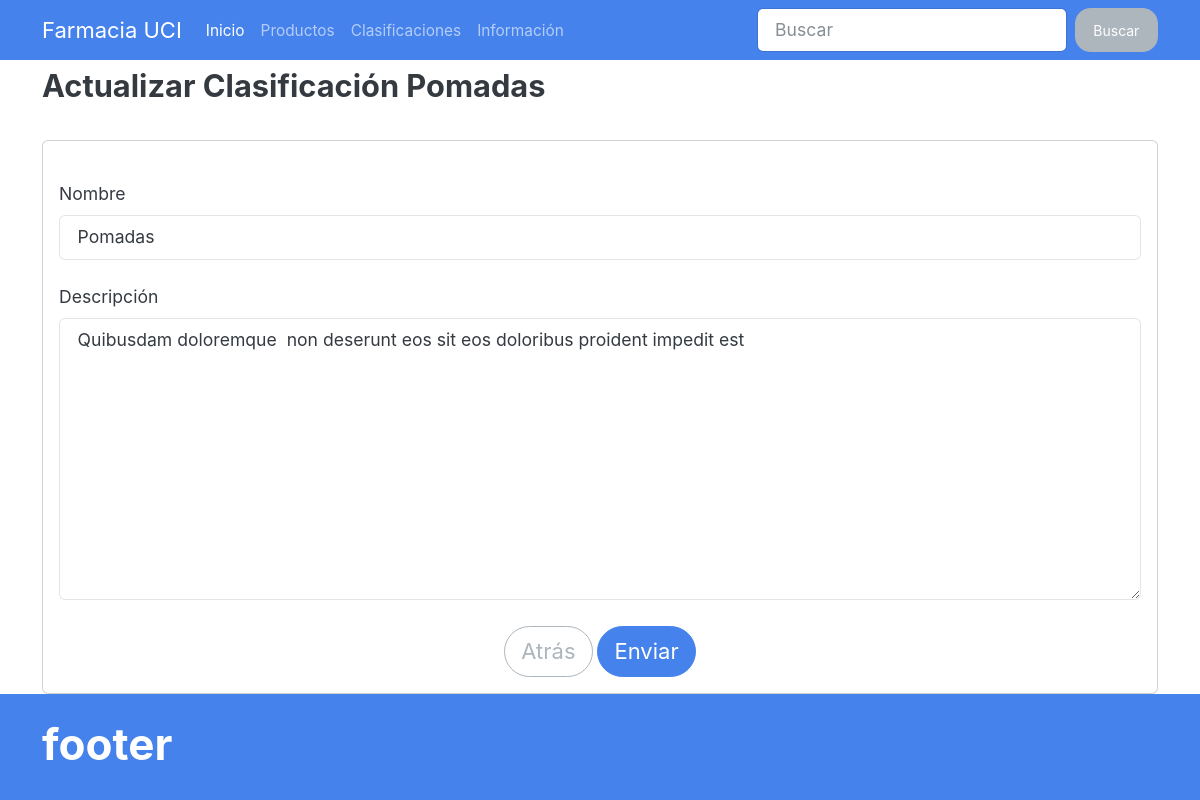
The app's page /editar-clasificacion/2/ with its own data.
### app_core/models.py (models this page shows)
class Categoria(models.Model):
    nombre = models.CharField("Nombre", max_length=120)
    descripcion = models.TextField('Descripción', null=True, blank=True)
    def __str__(self): return self.nombre
    class Meta:
        verbose_name = 'Clasificación'
        verbose_name_plural = 'Clasificaciones'

### app_core/views/categoria.py (the view)
# urls.py: path('editar-clasificacion/<int:pk>/', ActualizarCategoria.as_view(), name='categoria-editar'),
class ActualizarCategoria(generic.UpdateView):
    model = Categoria
    template_name = 'pages/create-update.html'
    success_url = reverse_lazy('categoria-list')
    fields = '__all__'
    def get_context_data(self, **kwargs):
        context = super().get_context_data()
        context['text'] = f'Actualizar Clasificación {self.get_object()}'
        context['back_url'] = self.success_url
        return context

### templates/pages/create-update.html (shortened to what this page needs)
{% extends 'main.html' %}
{% block main %}
    {% include 'components/create-update.html' %}
{% endblock %}

### templates/components/create-update.html (shortened to what this page needs)
{% load widget_tweaks %}
<section class="section-create-update">
    <div class="container">
        <div>
            <h3>{{ text }}</h3>
        </div>
        <br>
        <div class="card">
            <div class="card-body">
                <form action="" method="post" enctype="multipart/form-data">
                    {% for field in form.visible_fields %}
                        <div class="form-group">
                            <label for="{{ field.id }}" class="form-label mt-4">{{ field.label }}</label>
                            {{ field|add_class:'form-control' }}
                        </div>
                    {% endfor %}
                    <br>
                    <div class="text-center">
                        <a href="{{ back_url }}" class="btn btn-lg btn-outline-secondary">Atrás</a>
                        <button type="submit" class="btn btn-lg btn-primary">Enviar</button>
                    </div>
                </form>
            </div>
        </div>
    </div>
</section>

### records on screen
Categoria: visible_fields "Pomadas" "Quibusdam doloremque non deserunt eos sit eos doloribus proident impedit est"

### other values on screen
{{ text }} "Actualizar Clasificación Pomadas"
{{ field.label }} "Nombre" "Descripción"
